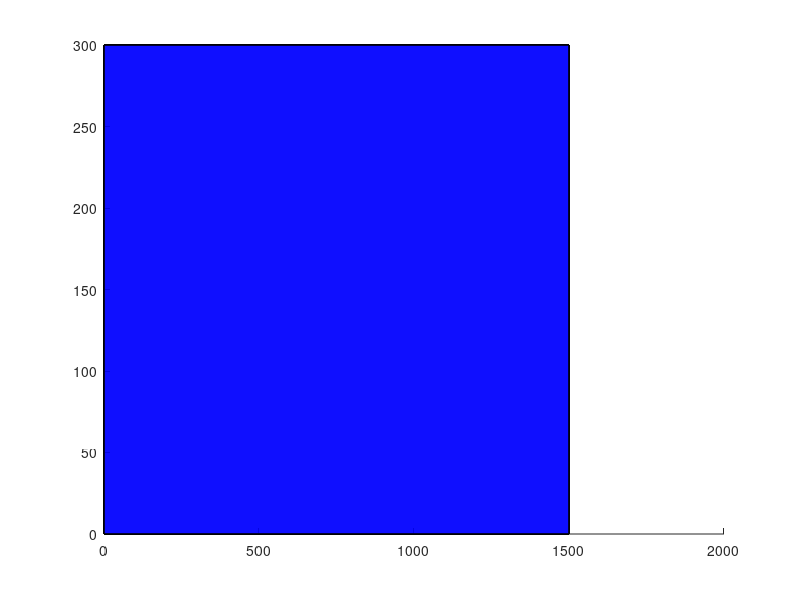

Recreate this plot in MATLAB. (Note: this script raises an error after producing the figure.)
clear
clc
close all

% Define parameters
L = 1.5; % Length in meters
W = 300; % Width in mm
t = 0.001572; % Thickness of facesheet in meters
c = 52;  % Thickness of core in mm
cell_size = 6.4; % Size of hexagonal cell in mm
wall_thickness = 0.07; % Wall thickness of hexagonal cell in mm

% Convert to mm
L = L * 1000;
t = t * 1000;

% Create vertices for the facesheets
facesheet1_vertices = [0 0 0;
                       L 0 0;
                       L W 0;
                       0 W 0;
                       0 0 t;
                       L 0 t;
                       L W t;
                       0 W t];

facesheet2_vertices = [0 0 (t + c);
                       L 0 (t + c);
                       L W (t + c);
                       0 W (t + c);
                       0 0 (2*t + c);
                       L 0 (2*t + c);
                       L W (2*t + c);
                       0 W (2*t + c)];

% Define the faces of the boxes using the vertices
faces = [1 2 3 4; 
         5 6 7 8; 
         1 2 6 5; 
         2 3 7 6; 
         3 4 8 7; 
         4 1 5 8];

% Create the figure
composite_structure = figure;
hold on;

% Plot the first facesheet
patch('Vertices', facesheet1_vertices, 'Faces', faces, 'FaceColor', 'blue', 'EdgeColor', 'black', 'FaceAlpha', 0.5);

% Plot the second facesheet
patch('Vertices', facesheet2_vertices, 'Faces', faces, 'FaceColor', 'blue', 'EdgeColor', 'black', 'FaceAlpha', 0.5);

% Create and plot the hexagonal core
plot_hexagonal_core(L, W, t, c, cell_size, wall_thickness);

% Set the axes properties
xlabel('Length / mm')
ylabel('Width / mm')
zlabel('Height / mm')
axis equal
grid on
view(3)

% Add title
%title('Composite Sandwich Structure with Hexagonal Core')
betterPlot(composite_structure)
legend("off")
hold off;

% Save the figure
saveas(composite_structure, "composite_sandwich_structure.png")

% Function to plot the hexagonal core
function plot_hexagonal_core(L, W, t, c, cell_size, wall_thickness)
    % Calculate the number of hexagons needed
    hex_height = cell_size * sqrt(3);
    num_hex_rows = ceil(W / hex_height);
    num_hex_cols = ceil(L / (1.5 * cell_size));

    for row = 0:num_hex_rows-1
        for col = 0:num_hex_cols-1
            x_offset = col * 1.5 * cell_size;
            y_offset = row * hex_height + mod(col, 2) * (hex_height / 2);
            plot_hexagon(x_offset, y_offset, t, c, cell_size, wall_thickness);
        end
    end
end

% Function to plot a single hexagon
function plot_hexagon(x_offset, y_offset, t, c, cell_size, wall_thickness)
    % Create hexagon vertices
    theta = (0:6) * 2 * pi / 6;
    x_hex = cell_size * cos(theta) + x_offset;
    y_hex = cell_size * sin(theta) + y_offset;

    % Create the faces of the hexagon core
    for i = 1:6
        x1 = x_hex(i);
        y1 = y_hex(i);
        x2 = x_hex(i+1);
        y2 = y_hex(i+1);

        % Draw the walls of the hexagon
        fill3([x1 x2 x2 x1], [y1 y2 y2 y1], [t t (t + c) (t + c)], 'yellow', 'EdgeColor', 'black', 'FaceAlpha', 0.5);
    end
end
